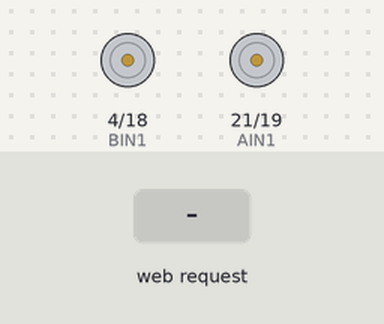
Bench run of a sketch on a simulated ESP32. Parts: motor-driver pin pairs drawn as motors (green arrow = first pin HIGH = forward, orange = second pin HIGH = backward, longer = more drive). The inputs (shaded band) are chosen by the test bench. WiFi joins after 1.5 s; servers stay silent unless stated; not simulated (calls return 0 or success): credential.hpp; what the sketch prints to the serial monitor is not drawn.

Above: at 2.7 s.
2.8 s: HTTP request GET /forward received
At 3.9 s:
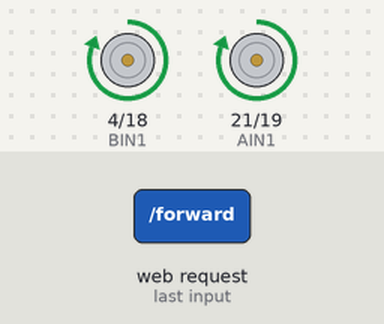
4.3 s: HTTP request GET /coast received
At 5.0 s:
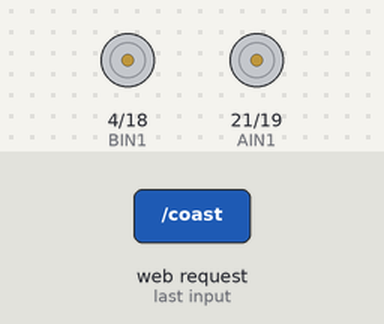
5.8 s: HTTP request GET /forward?plain=1 received
At 6.2 s:
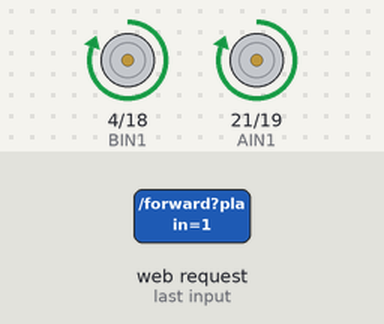
7.3 s: HTTP request GET /coast?plain=1 received
At 8.5 s:
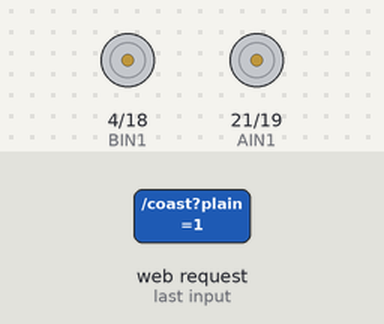
Timing chart, 0 to 9.8 s (numbered marks = the images above; inputs shaded):
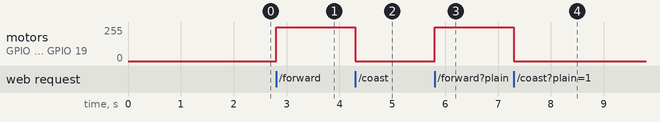

The sketch:

rc_robot_controller.ino
```cpp
// (licence header left out)
// https://ideal-reality.com/computer/arduino/esp32-http-server/

#define AIN1 21
#define AIN2 19
#define BIN1 4
#define BIN2 18

#include <WiFi.h>
#include <WebServer.h>
#include "credential.hpp"

WebServer server(80);
String target = "Initial String"; // この変数をPOSTメソッドで書き換える
String forward_text = "Forward...";
String coast_text = "Coast...";

void setup_actuator() {
    pinMode(AIN1, OUTPUT);
    pinMode(AIN2, OUTPUT);
    pinMode(BIN1, OUTPUT);
    pinMode(BIN2, OUTPUT);
}

void forward() {
    digitalWrite(AIN1, HIGH);
    digitalWrite(AIN2, LOW);
    digitalWrite(BIN1, HIGH);
    digitalWrite(BIN2, LOW);
    Serial.println("forward...");
}

void coast() {
    digitalWrite(AIN1, LOW);
    digitalWrite(AIN2, LOW);
    digitalWrite(BIN1, LOW);
    digitalWrite(BIN2, LOW);
    Serial.println("coast...");
}

void setup() {
  // シリアルコンソールのセットアップ
  Serial.begin(115200);
  delay(10);
  Serial.println();

  // SSID・password確認
  Serial.print("-- SSID --");
  Serial.print(ssid);
  Serial.print("-- Password --");
  Serial.print(password);

  // 駆動系の初期化
  setup_actuator();

  // WiFiに接続
  Serial.print("Connecting to ");
  Serial.println(ssid);
  WiFi.begin(ssid, password);

  while (WiFi.status() != WL_CONNECTED) {
    delay(500);
    Serial.print(".");
  }

  Serial.println();
  Serial.println("WiFi connected.");
  Serial.print("IP address: ");
  Serial.println(WiFi.localIP());

  // アクセスされた際に行う関数を登録する
  server.on("/target", HTTP_ANY, [](){
    if (server.method() == HTTP_POST) { // POSTメソッドでアクセスされた場合
      target = server.arg("plain"); // server.arg("plain")でリクエストボディが取れる。targetに格納
    }
    server.send(200, "text/plain", target); // 値をクライアントに返す
  });

  // 前進する
  server.on("/forward", HTTP_ANY, [](){
    if (server.method() == HTTP_POST) { // POSTメソッドでアクセスされた場合
      target = server.arg("plain"); // server.arg("plain")でリクエストボディが取れる。targetに格納
    }
    forward();
    server.send(200, "text/plain", forward_text); // 値をクライアントに返す
  });

  // 空転する
  server.on("/coast", HTTP_ANY, [](){
    if (server.method() == HTTP_POST) { // POSTメソッドでアクセスされた場合
      target = server.arg("plain"); // server.arg("plain")でリクエストボディが取れる。targetに格納
    }
    coast();
    server.send(200, "text/plain", coast_text); // 値をクライアントに返す
  });

  // 登録されてないパスにアクセスがあった場合
  server.onNotFound([](){
    server.send(404, "text/plain", "Not Found."); // 404を返す
  });

  server.begin();
}

void loop() {
  // put your main code here, to run repeatedly:
  server.handleClient();
}
```

Measured:
- after the input at 2.8 s, motor on GPIO 4 (BIN1) / GPIO 18 (BIN2), motor on GPIO 21 (AIN1) / GPIO 19 (AIN2): stopped → forward 255/255 at once
- after the input at 4.3 s, motor on GPIO 4 (BIN1) / GPIO 18 (BIN2), motor on GPIO 21 (AIN1) / GPIO 19 (AIN2): forward 255/255 → stopped at once
- after the input at 5.8 s, motor on GPIO 4 (BIN1) / GPIO 18 (BIN2), motor on GPIO 21 (AIN1) / GPIO 19 (AIN2): stopped → forward 255/255 at once
- after the input at 7.3 s, motor on GPIO 4 (BIN1) / GPIO 18 (BIN2), motor on GPIO 21 (AIN1) / GPIO 19 (AIN2): forward 255/255 → stopped at once
